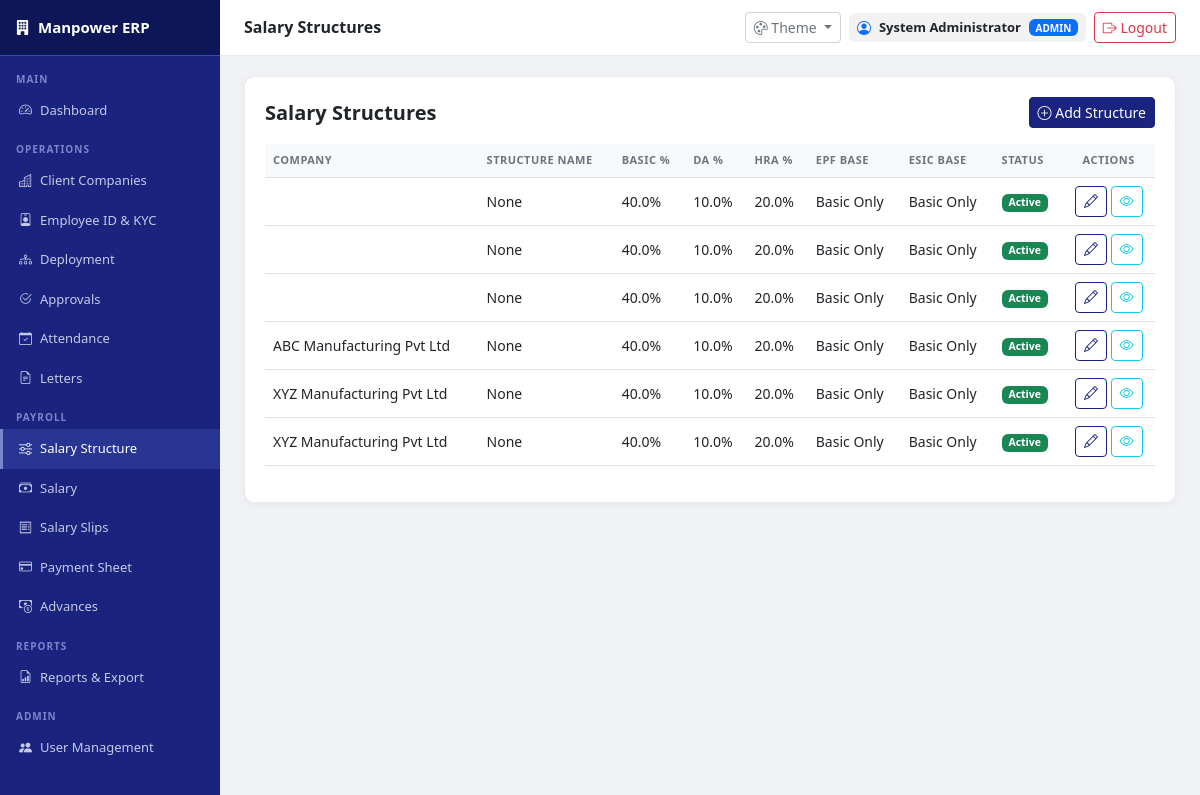
The app's page /structure (signed in) with its own data.
### app/models/salary.py (models this page shows)
class SalaryStructure(db.Model):
    __tablename__ = 'salary_structures'
    id = db.Column(db.Integer, primary_key=True)
    company_id = db.Column(db.Integer, db.ForeignKey('companies.id'), nullable=False)
    name = db.Column(db.String(100), nullable=False)
    basic_percent = db.Column(db.Float, default=40)
    da_percent = db.Column(db.Float, default=10)
    hra_percent = db.Column(db.Float, default=15)
    conveyance_percent = db.Column(db.Float, default=5)
    medical_percent = db.Column(db.Float, default=5)
    special_allowance_percent = db.Column(db.Float, default=25)
    fixed_basic = db.Column(db.Float, default=0)
    fixed_da = db.Column(db.Float, default=0)
    fixed_hra = db.Column(db.Float, default=0)
    fixed_conveyance = db.Column(db.Float, default=0)
    fixed_medical = db.Column(db.Float, default=0)
    fixed_special = db.Column(db.Float, default=0)
    epf_calculation_base = db.Column(db.String(50), default='basic')
    epf_custom_components = db.Column(db.String(200), default='')
    epf_employee_rate = db.Column(db.Float, default=12)
    epf_employer_rate = db.Column(db.Float, default=12)
    epf_max_limit = db.Column(db.Float, default=15000)
    esic_calculation_base = db.Column(db.String(50), default='basic')
    esic_employee_rate = db.Column(db.Float, default=0.75)
    esic_employer_rate = db.Column(db.Float, default=3.25)
    esic_max_limit = db.Column(db.Float, default=21000)
    experience_increments = db.Column(db.Text, default='')
    professional_tax_enabled = db.Column(db.Boolean, default=True)
    professional_tax_slab = db.Column(db.Text, default='')
    is_active = db.Column(db.Boolean, default=True)
    created_at = db.Column(db.DateTime, default=datetime.utcnow)
    updated_at = db.Column(db.DateTime, default=datetime.utcnow, onupdate=datetime.utcnow)
    company = db.relationship('Company', backref='salary_structures')

### app/models/client.py (models this page shows, shortened)
class Company(db.Model):
    __tablename__ = 'companies'
    id             = db.Column(db.Integer, primary_key=True)
    name           = db.Column(db.String(200), nullable=False)
    address        = db.Column(db.Text)
    city           = db.Column(db.String(100))
    state          = db.Column(db.String(100))
    pincode        = db.Column(db.String(10))
    contact_person = db.Column(db.String(100))
    contact_phone  = db.Column(db.String(20))
    email          = db.Column(db.String(100))
    gst_number     = db.Column(db.String(20))
    created_at     = db.Column(db.DateTime, default=datetime.utcnow)
    requirements  = db.relationship('Requirement', backref='company', lazy=True)
    deployments   = db.relationship('Deployment', backref='company', lazy=True)

### app/routes/structure.py (the view)
@structure_bp.route('/structure')
@login_required
@permission_required('structure', 'view')
def index():
    structures = SalaryStructure.query.filter_by(is_active=True).all()
    companies = Company.query.all()
    return render_template('structure/index.html',
                         structures=structures,
                         companies=companies)

### app/routes/auth.py (called while the page is built, shortened)
def login_required(f):
    from functools import wraps
    @wraps(f)
    def decorated(*args, **kwargs):
        if 'user_id' not in session:
            flash('Please login to continue.', 'warning')
            return redirect(url_for('auth.login'))
        return f(*args, **kwargs)
    return decorated

def check_permission(module, action='view'):
    if 'user_id' not in session:
        return False
    role = session.get('user_role', '')
    if role in ['admin', 'hr']:
        return True

def permission_required(module, action='view'):
    def decorator(f):
        from functools import wraps
        @wraps(f)
        def decorated(*args, **kwargs):
            if 'user_id' not in session:
                return redirect(url_for('auth.login'))
            return f(*args, **kwargs)
        return decorated
    return decorator

### app/templates/structure/index.html (shortened to what this page needs)
{% extends 'base.html' %}
{% block page_title %}Salary Structures{% endblock %}
{% block content %}
<div class="content-card">
    <div class="d-flex justify-content-between align-items-center mb-3">
        <h5 class="fw-semibold mb-0">Salary Structures</h5>
        <a href="/structure/add" class="btn btn-primary btn-sm">
            <i class="bi bi-plus-circle"></i> Add Structure
        </a>
    </div>
    {% if structures %}
    <div class="table-responsive">
        <table class="table table-hover">
            <thead>
                <tr>
                    <th>Company</th>
                    <th>Structure Name</th>
                    <th>Basic %</th>
                    <th>DA %</th>
                    <th>HRA %</th>
                    <th>EPF Base</th>
                    <th>ESIC Base</th>
                    <th>Status</th>
                    <th class="text-center">Actions</th>
                </tr>
            </thead>
            <tbody>
                {% for structure in structures %}
                <tr>
                    <td>{{ structure.company.name }}</td>
                    <td>{{ structure.name }}</td>
                    <td>{{ structure.basic_percent }}%</td>
                    <td>{{ structure.da_percent }}%</td>
                    <td>{{ structure.hra_percent }}%</td>
                    <td>
                        {% if structure.epf_calculation_base == 'basic' %}
                            Basic Only
                        {% elif structure.epf_calculation_base == 'basic_da' %}
                            Basic + DA
                        {% else %}
                            Basic + DA + Allowances
                        {% endif %}
                    </td>
                    <td>
                        {% if structure.esic_calculation_base == 'basic' %}
                            Basic Only
                        {% elif structure.esic_calculation_base == 'basic_da' %}
                            Basic + DA
                        {% else %}
                            Basic + DA + Allowances
                        {% endif %}
                    </td>
                    <td>
                        {% if structure.is_active %}
                            <span class="badge bg-success">Active</span>
                        {% else %}
                            <span class="badge bg-secondary">Inactive</span>
                        {% endif %}
                    </td>
                    <td class="text-center">
                        <a href="/structure/edit/{{ structure.id }}" class="btn btn-sm btn-outline-primary">
                            <i class="bi bi-pencil"></i>
                        </a>
                        <button class="btn btn-sm btn-outline-info" onclick="viewStructure({{ structure.id }})">
                            <i class="bi bi-eye"></i>
                        </button>
                    </td>
                </tr>
                {% endfor %}
            </tbody>
        </table>
    </div>
    {% else %}
    <div class="alert alert-info text-center">
        <i class="bi bi-info-circle"></i> No salary structures found.
        <a href="/structure/add">Click here to add your first structure</a>
    </div>
    {% endif %}
</div>
{% endblock %}

### app/templates/base.html (style rules this page uses)
:root { --sb-bg: #1a237e; --sb-dark: #0d1757; --sb-hover: #283593; --sb-border: #3949ab; --sb-accent: #7986cb; --sb-text: #c5cae9; --page-bg: #f0f2f5; --card-bg: #ffffff; --card-border: rgba(0,0,0,0.08); --text-main: #212529; --text-muted: #6c757d; --text-heading: #1a237e; --input-bg: #ffffff; --input-border: #ced4da; --input-text: #212529; --table-head-bg: #f8f9fa; --table-border: #dee2e6; --table-hover: #f1f3f5; --table-stripe: #fafbfc; --topbar-bg: #ffffff; --topbar-border: #e9ecef; --btn-primary-bg: #1a237e; --btn-primary-text:#ffffff; --btn-primary-hover:#0d1757; --code-bg: #f8f9fa; --code-text: #d63384; --hr-color: #dee2e6; --badge-info-bg: #e8eaf6; --badge-info-text: #1a237e; --alert-info-bg: #e8eaf6; --alert-info-text: #1a237e; --alert-info-border:#c5cae9; --alert-warn-bg: #fff8e1; --alert-warn-text: #856404; --alert-warn-border:#ffe082; --alert-success-bg:#e8f5e9; --alert-success-text:#1b5e20; --alert-success-border:#a5d6a7; --alert-danger-bg: #fce4ec; --alert-danger-text:#880e4f; --alert-danger-border:#f48fb1; --progress-bg: #e9ecef; --modal-bg: #ffffff; --modal-border: rgba(0,0,0,0.2); --modal-backdrop: rgba(0,0,0,0.5); --dropdown-bg: #ffffff; --dropdown-border: rgba(0,0,0,0.1); --dropdown-hover: #f8f9fa; --dropdown-text: #212529; }
* { box-sizing: border-box; margin: 0; padding: 0; }
body { background: var(--page-bg); color: var(--text-main); font-family: 'Segoe UI', Arial, sans-serif; font-size: 14px; transition: background 0.3s, color 0.3s; }
.content-card { background: var(--card-bg); border-radius: 10px; padding: 20px; border: 1px solid var(--card-border); box-shadow: 0 2px 8px rgba(0,0,0,0.05); margin-bottom: 20px; color: var(--text-main); }
h1,h2,h3,h4,h5,h6 { color: var(--text-main); }
.fw-semibold, .fw-bold { color: var(--text-main); }
th, td { color: var(--text-main); }
.table { --bs-table-color: var(--text-main); --bs-table-bg: transparent; --bs-table-border-color: var(--table-border); --bs-table-hover-bg: var(--table-hover); --bs-table-hover-color: var(--text-main); --bs-table-striped-bg: var(--table-stripe); color: var(--text-main); }
.table > thead > tr > th { background: var(--table-head-bg) !important; color: var(--text-muted) !important; border-color: var(--table-border) !important; font-size: 11px; font-weight: 600; text-transform: uppercase; letter-spacing: 0.5px; }
.table > tbody > tr > td { border-color: var(--table-border) !important; color: var(--text-main); vertical-align: middle; }
.btn-primary { background: var(--btn-primary-bg) !important; border-color: var(--btn-primary-bg) !important; color: var(--btn-primary-text) !important; }
.btn-outline-primary { color: var(--btn-primary-bg) !important; border-color: var(--btn-primary-bg) !important; }

### records on screen
SalaryStructure: name "None", basic_percent "40.0", da_percent "10.0", hra_percent "20.0", epf_calculation_base "Basic Only", esic_calculation_base "Basic Only", is_active "Active"
SalaryStructure: name "None", basic_percent "40.0", da_percent "10.0", hra_percent "20.0", epf_calculation_base "Basic Only", esic_calculation_base "Basic Only", is_active "Active"
SalaryStructure: name "None", basic_percent "40.0", da_percent "10.0", hra_percent "20.0", epf_calculation_base "Basic Only", esic_calculation_base "Basic Only", is_active "Active"
SalaryStructure: company.name "ABC Manufacturing Pvt Ltd", name "None", basic_percent "40.0", da_percent "10.0", hra_percent "20.0", epf_calculation_base "Basic Only", esic_calculation_base "Basic Only", is_active "Active"
SalaryStructure: company.name "XYZ Manufacturing Pvt Ltd", name "None", basic_percent "40.0", da_percent "10.0", hra_percent "20.0", epf_calculation_base "Basic Only", esic_calculation_base "Basic Only", is_active "Active"
SalaryStructure: company.name "XYZ Manufacturing Pvt Ltd", name "None", basic_percent "40.0", da_percent "10.0", hra_percent "20.0", epf_calculation_base "Basic Only", esic_calculation_base "Basic Only", is_active "Active"

### other values on screen
{{ session.get('user_name') }} "System Administrator"
{{ session.get('user_role','')
                    .upper() }} "ADMIN"
